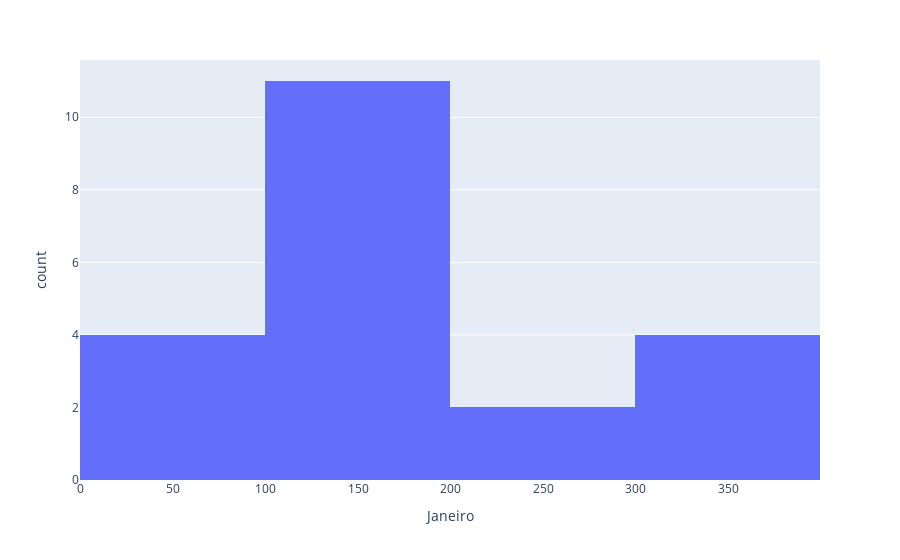

Notebook source saved alongside this figure:
### Code cell
hJaneiro = px.histogram(df,x='Janeiro')
hJaneiro.show()

### Figure 1 — Plotly figure (JSON) as saved in the notebook; plotly's stock layout.template omitted (floating-point values rounded to 4 significant figures)
{"data": [{"alignmentgroup": "True", "bingroup": "x", "hovertemplate": "Janeiro=%{x}<br>count=%{y}<extra></extra>", "legendgroup": "", "marker": {"color": "#636efa", "pattern": {"shape": ""}}, "name": "", "offsetgroup": "", "orientation": "v", "showlegend": false, "type": "histogram", "x": [189, 55, 332, 360, 377, 323, 247, 129, 167, 191, 70, 81, 150, 123, 159, 134, 248, 125, 70, 166, 106], "xaxis": "x", "yaxis": "y"}], "layout": {"barmode": "relative", "legend": {"tracegroupgap": 0}, "margin": {"t": 60}, "xaxis": {"anchor": "y", "domain": [0, 1], "title": {"text": "Janeiro"}}, "yaxis": {"anchor": "x", "domain": [0, 1], "title": {"text": "count"}}}}
